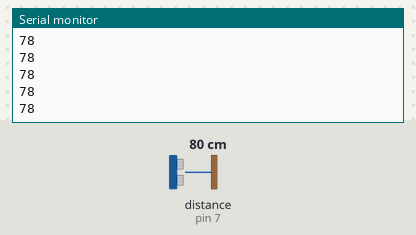
Simulated run of this sketch. Board: Arduino Uno, built with avr-gcc and run on an emulated ATmega328P. Parts: the last lines printed to the serial monitor. Wiring (inferred from the names in the program): ultrasonic range finder: trigger pin 8; echo pin 7. The test bench sets the inputs (shaded band); at power-on: distance to the obstacle (sensor on pin 7) 80 cm. The echo pulse lasts 58.3 µs per cm.

Above: at 1.2 s.
1.3 s: distance to the obstacle (sensor on pin 7) set to 2 cm
At 2.3 s:
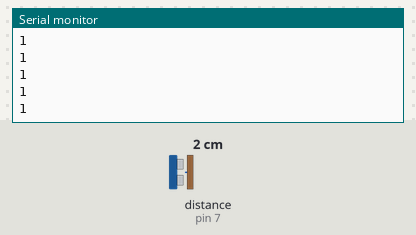
2.8 s: distance to the obstacle (sensor on pin 7) set to 4 cm
At 3.9 s:
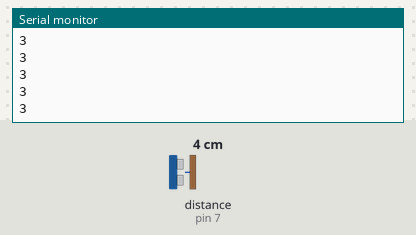
Timing chart, 0 to 5.8 s (numbered marks = the images above; inputs shaded):
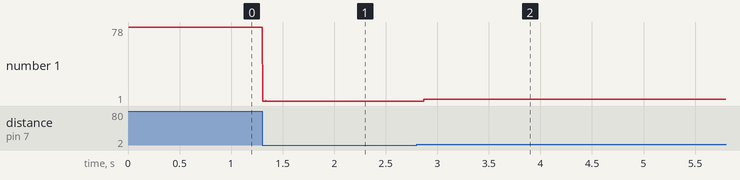

The sketch:

sketch_jun19a.ino
```cpp
const int trigpin= 8;

const int echopin= 7;

long duration;

int distance;

void setup()

{

  pinMode(trigpin,OUTPUT);

  pinMode(echopin,INPUT);

  Serial.begin(9600);


}

void loop()

{

  digitalWrite(trigpin,HIGH);

  delayMicroseconds(10);

  digitalWrite(trigpin,LOW);

  duration=pulseIn(echopin,HIGH);

  distance = duration*0.034/2;

  Serial.println(distance);

}
```

Measured:
- after the input at 1.3 s, the serial monitor: prints a new line at once (image 1)
- after the input at 2.8 s, the serial monitor: prints a new line after 0.07 s (image 2)
- plotted number 1: 78 → 1 after the input at 1.3 s, 1 → 3 after the input at 2.8 s
